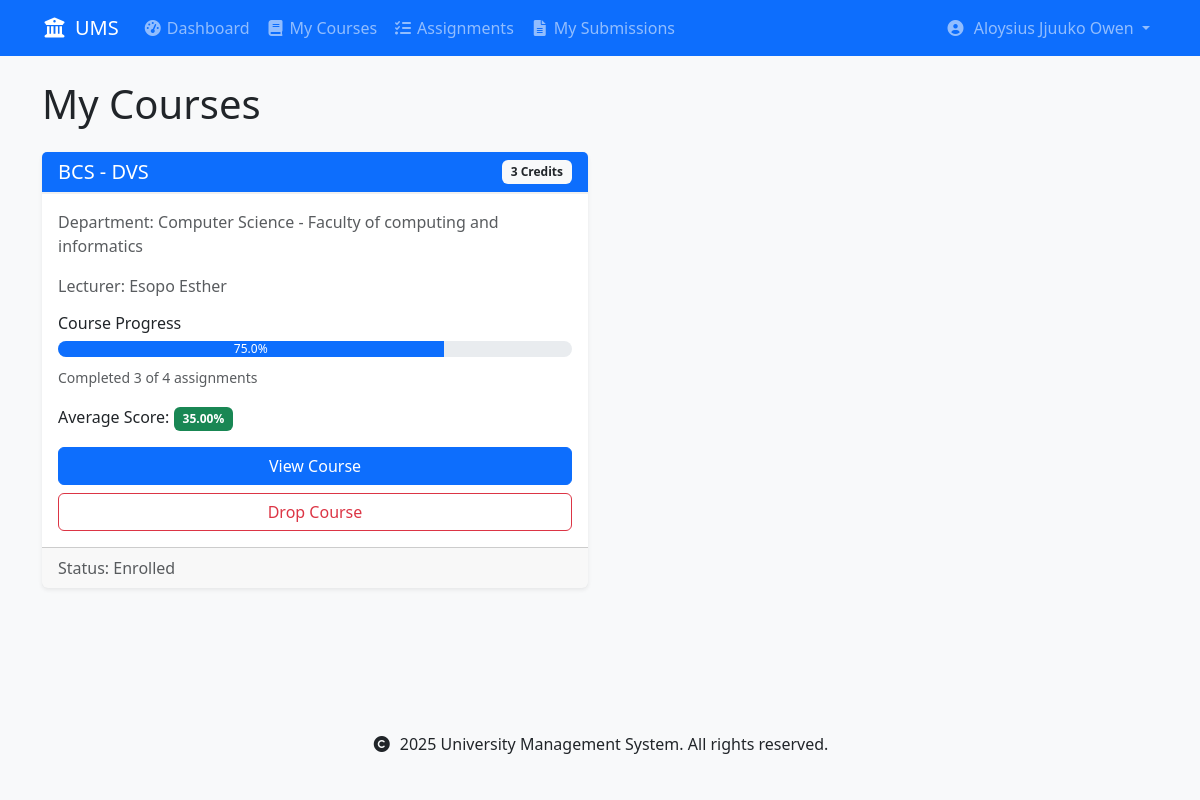
/courses/my-courses/ (signed in), run on the app's committed database.
### accounts/models.py (models this page shows, shortened)
class User(AbstractUser):
    USER_TYPE_CHOICES = [
        ('student', 'Student'),
        ('lecturer', 'Lecturer'),
    ]
    user_type = models.CharField(max_length=10, choices=USER_TYPE_CHOICES)
    registration_number = models.CharField(max_length=20, unique=True, null=True, blank=True)
    staff_number = models.CharField(max_length=20, unique=True, null=True, blank=True)
    department = models.ForeignKey('schools.Department', on_delete=models.SET_NULL, null=True)
    class Meta:
        db_table = 'accounts_user'
        verbose_name = 'User'
        verbose_name_plural = 'Users'
    def is_student(self):
        return self.user_type == 'student'

### courses/models.py (models this page shows, shortened)
class Enrollment(models.Model):
    STATUS_CHOICES = [
        ('enrolled', 'Enrolled'),
        ('completed', 'Completed'),
        ('dropped', 'Dropped'),
    ]
    student = models.ForeignKey(
        settings.AUTH_USER_MODEL,
        on_delete=models.CASCADE,
        related_name='enrollments',
        limit_choices_to={'user_type': 'student'}
    )
    course = models.ForeignKey(
        Course,
        on_delete=models.CASCADE,
        related_name='enrollments'
    )
    status = models.CharField(
        max_length=20,
        choices=STATUS_CHOICES,
        default='enrolled'
    )
    enrolled_at = models.DateTimeField(auto_now_add=True)
    updated_at = models.DateTimeField(auto_now=True)
    class Meta:
        unique_together = ['student', 'course']
        ordering = ['-enrolled_at']
    def get_progress(self):
        total_assignments = self.course.assignments.count()
        completed_assignments = self.student.submissions.filter(
            assignment__course=self.course
        ).count()
        progress = {
            'completed_assignments': completed_assignments,
            'total_assignments': total_assignments,
            'progress_percentage': (completed_assignments / total_assignments * 100) if total_assignments > 0 else 0
        }
        return progress
    def get_average_score(self):
        from django.db.models import Avg
        avg_score = self.student.submissions.filter(
            assignment__course=self.course,
            marks__isnull=False
        ).aggregate(avg=Avg('marks'))['avg']
        return round(avg_score, 2) if avg_score is not None else None

class Course(models.Model):
    code = models.CharField(max_length=10, unique=True)
    name = models.CharField(max_length=100)
    department = models.ForeignKey(
        'schools.Department',
        on_delete=models.CASCADE,
        related_name='courses'
    )
    lecturer = models.ForeignKey(
        settings.AUTH_USER_MODEL,
        on_delete=models.SET_NULL,  # Changed from CASCADE to SET_NULL
        related_name='courses_teaching',
        limit_choices_to={'user_type': 'lecturer'},
        null=True  # Allow null for existing records
    )
    description = models.TextField(blank=True)
    credits = models.PositiveIntegerField(
        validators=[MinValueValidator(1), MaxValueValidator(6)],
        default=3  # Default number of credits
    )
    is_active = models.BooleanField(default=True)
    created_at = models.DateTimeField(auto_now_add=True)
    updated_at = models.DateTimeField(auto_now=True)
    class Meta:
        ordering = ['department', 'code']
        unique_together = ['department', 'code']

### schools/models.py (models this page shows, shortened)
class Department(models.Model):
    name = models.CharField(max_length=100)
    code = models.CharField(max_length=10, unique=True)
    school = models.ForeignKey(School, on_delete=models.CASCADE, related_name='departments')
    description = models.TextField(blank=True)
    required_courses = models.ManyToManyField('courses.Course', related_name='required_by_departments', blank=True)
    created_at = models.DateTimeField(auto_now_add=True)
    updated_at = models.DateTimeField(auto_now=True)
    def __str__(self):
        return f"{self.name} - {self.school.name}"
    class Meta:
        ordering = ['school__name', 'name']
        unique_together = ['school', 'code']  # Ensure unique department codes within each school

class School(models.Model):
    name = models.CharField(max_length=100)
    code = models.CharField(max_length=10, unique=True)
    description = models.TextField(blank=True)
    created_at = models.DateTimeField(auto_now_add=True)
    updated_at = models.DateTimeField(auto_now=True)
    class Meta:
        ordering = ['name']

### courses/views.py (the view)
# urls.py: path('my-courses/', views.my_courses, name='my_courses'),
@login_required
def my_courses(request):
    if not request.user.is_student():
        messages.error(request, 'Only students can view their courses.')
        return redirect('courses:course_list')
    enrollments = Enrollment.objects.filter(
        student=request.user
    ).select_related(
        'course',
        'course__lecturer',
        'course__department'
    )
    enrolled_course_ids = enrollments.values_list('course_id', flat=True)
    available_courses = Course.objects.filter(
        department=request.user.department,
        is_active=True
    ).exclude(
        id__in=enrolled_course_ids
    ).select_related('lecturer', 'department')
    context = {
        'enrollments': enrollments,
        'available_courses': available_courses
    }
    return render(request, 'courses/my_courses.html', context)

### templates/courses/my_courses.html (shortened to what this page needs)
{% extends 'base.html' %}
{% load custom_filters %}
{% block content %}
<div class="container">
    <h1 class="mb-4">My Courses</h1>
    {% if enrollments %}
        <div class="row mb-4">
            {% for enrollment in enrollments %}
                <div class="col-md-6 mb-4">
                    <div class="card h-100">
                        <div class="card-header bg-primary text-white d-flex justify-content-between align-items-center">
                            <h5 class="card-title mb-0">{{ enrollment.course.code }} - {{ enrollment.course.name }}</h5>
                            <span class="badge bg-light text-dark">{{ enrollment.course.credits }} Credits</span>
                        </div>
                        <div class="card-body">
                            <p class="text-muted">Department: {{ enrollment.course.department }}</p>
                            <p class="text-muted">Lecturer: {{ enrollment.course.lecturer.get_full_name }}</p>
                            {% with progress=enrollment.get_progress %}
                                <div class="mb-3">
                                    <h6>Course Progress</h6>
                                    <div class="progress mb-2">
                                        <div class="progress-bar" role="progressbar"
                                             style="width: {{ progress.progress_percentage }}%"
                                             aria-valuenow="{{ progress.progress_percentage }}"
                                             aria-valuemin="0" aria-valuemax="100">
                                            {{ progress.progress_percentage|floatformat:1 }}%
                                        </div>
                                    </div>
                                    <small class="text-muted">
                                        Completed {{ progress.completed_assignments }} of {{ progress.total_assignments }} assignments
                                    </small>
                                </div>
                            {% endwith %}
                            {% with avg_score=enrollment.get_average_score %}
                                {% if avg_score %}
                                    <p class="mb-3">
                                        Average Score:
                                        <span class="badge bg-success">{{ avg_score }}%</span>
                                    </p>
                                {% endif %}
                            {% endwith %}
                            <div class="d-grid gap-2">
                                <a href="{% url 'courses:course_detail' enrollment.course.id %}"
                                   class="btn btn-primary">View Course</a>
                                {% if enrollment.course not in user.department.required_courses.all %}
                                    <button type="button" class="btn btn-outline-danger"
                                            data-bs-toggle="modal"
                                            data-bs-target="#dropCourseModal{{ enrollment.course.id }}">
                                        Drop Course
                                    </button>
                                {% endif %}
                            </div>
                        </div>
                        <div class="card-footer text-muted">
                            Status: {{ enrollment.get_status_display }}
                        </div>
                    </div>
                </div>
            {% endfor %}
        </div>
    {% endif %}
</div>
{% endblock %}

### templates/base.html (shortened to what this page needs)
{% load static %}
<!DOCTYPE html>
<html lang="en">
<head>
    <link href="https://cdn.jsdelivr.net/npm/bootstrap@5.3.0/dist/css/bootstrap.min.css" rel="stylesheet">
    <link href="https://cdnjs.cloudflare.com/ajax/libs/font-awesome/6.0.0/css/all.min.css" rel="stylesheet">
    <link href="{% static 'css/custom.css' %}" rel="stylesheet">
</head>
<body>
    <nav class="navbar navbar-expand-lg navbar-dark bg-primary">
        <div class="container">
            <a class="navbar-brand" href="{% url 'home' %}">
                <i class="fas fa-university me-2"></i>UMS
            </a>
            <div class="collapse navbar-collapse" id="navbarNav">
                <ul class="navbar-nav me-auto">
                    {% if user.is_authenticated %}
                        {% if user.is_student %}
                            <li class="nav-item">
                                <a class="nav-link" href="{% url 'accounts:student_dashboard' %}">
                                    <i class="fas fa-tachometer-alt me-1"></i>Dashboard
                                </a>
                            </li>
                            <li class="nav-item">
                                <a class="nav-link" href="{% url 'courses:my_courses' %}">
                                    <i class="fas fa-book me-1"></i>My Courses
                                </a>
                            </li>
                            <li class="nav-item">
                                <a class="nav-link" href="{% url 'assignments:assignment_list' %}">
                                    <i class="fas fa-tasks me-1"></i>Assignments
                                </a>
                            </li>
                            <li class="nav-item">
                                <a class="nav-link" href="{% url 'assignments:my_submissions' %}">
                                    <i class="fas fa-file-alt me-1"></i>My Submissions
                                </a>
                            </li>
                        {% endif %}
                    {% endif %}
                </ul>
                <ul class="navbar-nav">
                    {% if user.is_authenticated %}
                        <li class="nav-item dropdown">
                            <a class="nav-link dropdown-toggle" href="#" id="userDropdown" role="button"
                               data-bs-toggle="dropdown" aria-expanded="false">
                                <i class="fas fa-user-circle me-1"></i>
                                {{ user.get_full_name|default:user.username }}
                            </a>
                        </li>
                    {% endif %}
                </ul>
            </div>
        </div>
    </nav>
    <main class="py-4">
        {% block content %}
        {% endblock %}
    </main>
    <footer class="bg-light py-4 mt-5">
        <div class="container text-center">
            <p class="mb-0">
                <i class="fas fa-copyright me-1"></i>
                {% now "Y" %} University Management System. All rights reserved.
            </p>
        </div>
    </footer>
</body>
</html>

### static/css/custom.css (style rules this page uses)
body { background-color: #f8f9fa; }
.progress { background-color: #e9ecef; border-radius: 0.5rem; overflow: hidden; }
.progress-bar { background-color: #0d6efd; transition: width 0.6s ease; }
.card { border: none; box-shadow: 0 0.125rem 0.25rem rgba(0, 0, 0, 0.075); transition: transform 0.2s; }
.card-header { background-color: #fff; border-bottom: 2px solid #f0f0f0; }
.badge { padding: 0.5em 0.75em; }
.badge.bg-success { background-color: #198754 !important; }
.fas { width: 1.25em; text-align: center; }

### data on the page
User: get_full_name "Aloysius Jjuuko Owen"
Enrollment: course.code "BCS", course.name "DVS", course.credits "3", course.department "Computer Science - Faculty of computing and informatics", course.lecturer.get_full_name "Esopo Esther", get_progress.progress_percentage "75.0", get_progress.completed_assignments "3", get_progress.total_assignments "4", get_average_score "35.00", status "Enrolled"
